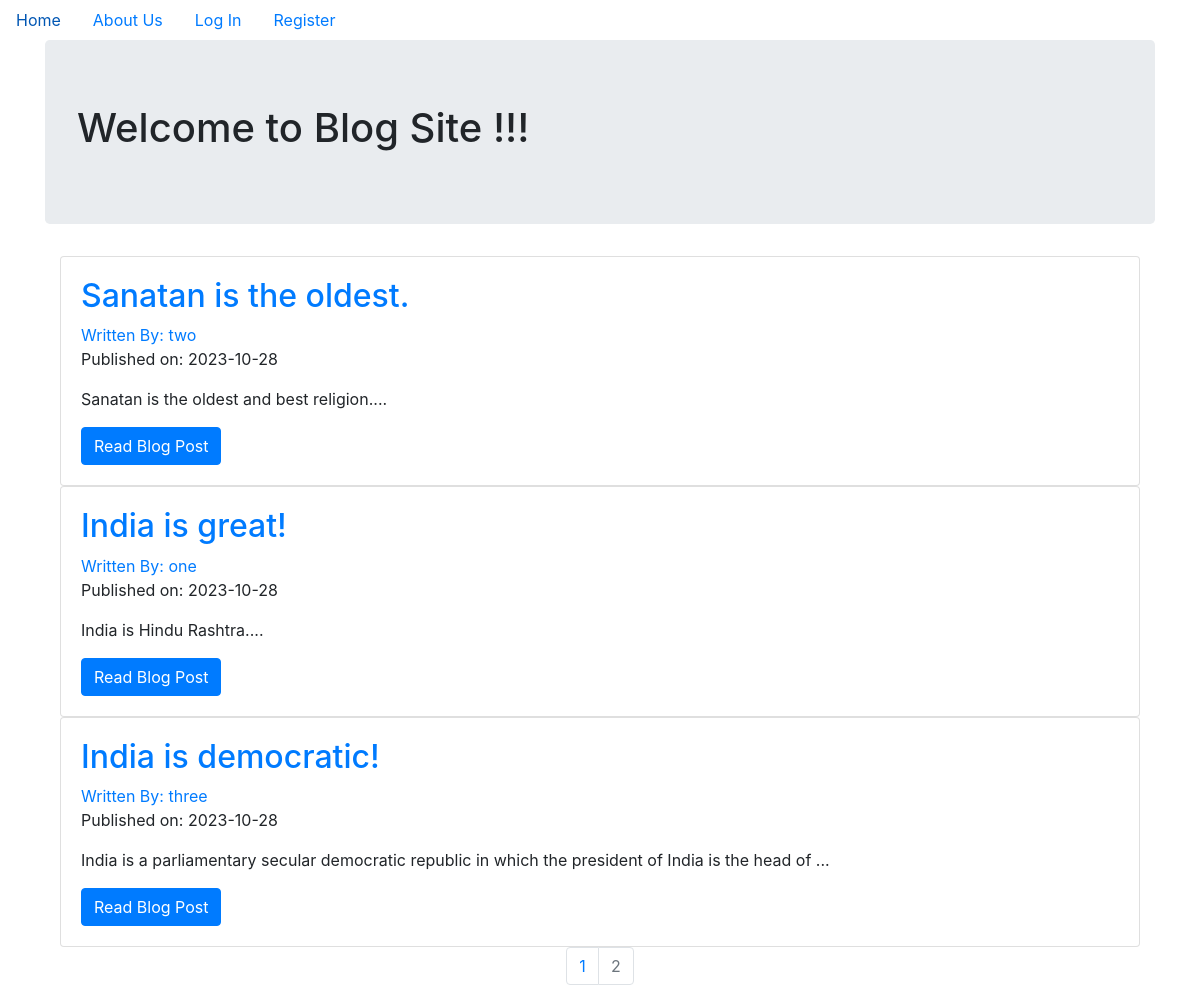
Screenshot of /?page=2 with the database file from the repository.
### blogsitepost/models.py (models this page shows, shortened)
class BlogPost(db.Model):
    users = db.relationship(User)
    id = db.Column(db.Integer, primary_key=True)
    user_id = db.Column(db.Integer, db.ForeignKey('users.id'), nullable=False)
    date = db.Column(db.DateTime, nullable=False, default=datetime.utcnow)
    title = db.Column(db.String(140), nullable=False)
    text = db.Column(db.Text, nullable=False)

class User(db.Model, UserMixin):
    __tablename__ = 'users'
    id = db.Column(db.Integer, primary_key=True)
    profile_image = db.Column(db.String(20), nullable=False, default='default_profile.png')
    email = db.Column(db.String(64), unique=True, index=True)
    username = db.Column(db.String(64), unique=True, index=True)
    password_hash = db.Column(db.String(128))
    posts = db.relationship('BlogPost', backref='author', lazy=True)

### blogsitepost/core/views.py (the view)
@core.route('/')
def index():
    page = request.args.get('page', 1, type=int)
    blog_posts = BlogPost.query.order_by(BlogPost.date.desc()).paginate(page=page, per_page=3)
    return render_template('index.html',blog_posts=blog_posts)

### blogsitepost/templates/index.html (shortened to what this page needs)
{% extends "base.html" %}
{% block content %}
    <div class="jumbotron">
        <h1> Welcome to Blog Site !!!</h1>
    </div>
<div class="container">
    {% for post in blog_posts.items %}
    <div class="card">
      <div class="card-body">
        <h2><a class="card-title" href="  {{ url_for('blog_posts.blog_post', blog_post_id=post.id) }}">{{ post.title }}</a></h2>
        <a href="{{ url_for('users.user_posts', username=post.author.username) }}">Written By: {{ post.author.username }}</a>
        <p>Published on: {{ post.date.strftime('%Y-%m-%d') }}</p>
        <p class="card-text">{{ post.text[:100] }}...</p>
        <a href="{{ url_for('blog_posts.blog_post', blog_post_id=post.id) }}" class="btn btn-primary">Read Blog Post</a>
      </div>
    </div>
   {% endfor %}
   <nav aria-label="Page navigation example">
     <ul class="pagination justify-content-center">
       {% for page_num in blog_posts.iter_pages(left_edge=1, right_edge=1, left_current=1, right_current=2) %}
          {% if blog_posts.page == page_num %}
          <li class="page-item disabled">
            <a class="page-link" href="{{ url_for('core.index', page=page_num) }}">{{ page_num }}</a></li>
          {% else %}
            <li class="page-item"><a class="page-link" href="{{ url_for('core.index', page=page_num) }}">{{ page_num }}</a></li>
          {% endif %}
      {% endfor %}
     </ul>
    </nav>
</div>
{% endblock %}

### blogsitepost/templates/base.html (shortened to what this page needs)
<!DOCTYPE html>
<html>
  <head>
    <link rel="stylesheet" href="https://maxcdn.bootstrapcdn.com/bootstrap/4.0.0/css/bootstrap.min.css">
  </head>
  <body>
    <ul class="nav">
      <li class="nav-item">
        <a class="nav-link" href="{{ url_for('core.index') }}">Home</a>
      </li>
      <li class="nav-item">
        <a class="nav-link" href="{{ url_for('core.info') }}">About Us</a>
      </li>
      {% if current_user.is_authenticated %}
        <li class="nav-link"><a href="{{ url_for('users.logout') }}">Log Out</a></li>
        <li class="nav-link"><a href="{{ url_for('users.account') }}">Account</a></li>
        <li class="nav-link"><a href="{{ url_for('blog_posts.create_post') }}">Create Post</a></li>
      {% else %}
        <li class="nav-link"><a href="{{ url_for('users.login') }}">Log In</a></li>
        <li class="nav-link"><a href="{{ url_for('users.register') }}">Register</a></li>
      {% endif %}
    </ul>
    <div class="container">
      {% block content %}
      {% endblock %}
    </div>
  </body>
</html>

### rows the page displays
BlogPost: title "Sanatan is the oldest.", author.username "two", date "2023-10-28", text "Sanatan is the oldest and best religion."
BlogPost: title "India is great!", author.username "one", date "2023-10-28", text "India is Hindu Rashtra."
BlogPost: title "India is democratic!", author.username "three", date "2023-10-28", text "India is a parliamentary secular democratic republic in which the president of India is the head of"

### other values shown
{{ page_num }} "1"
{{ page_num }} "2"
